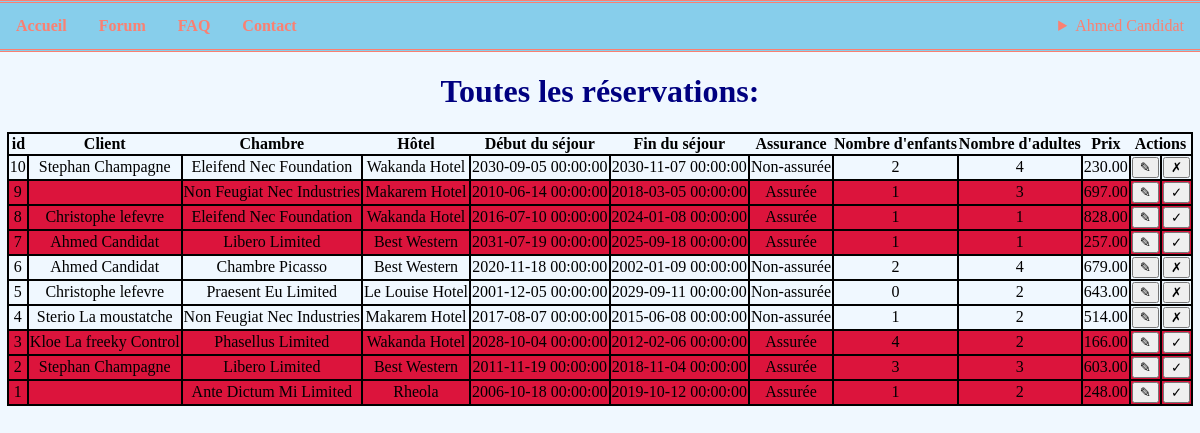
Page /?section=reservationsselectall (signed in) on the committed database.
### tables this page shows
CREATE TABLE IF NOT EXISTS `user` (
  `userId` int(11) NOT NULL AUTO_INCREMENT,
  `firstName` varchar(50) NOT NULL,
  `lastName` varchar(50) NOT NULL,
  `email` varchar(50) NOT NULL,
  `country` varchar(50) NOT NULL,
  `phone` varchar(20) NOT NULL,
  `password` varchar(50) NOT NULL,
  `roleId` int(11) NOT NULL,
  PRIMARY KEY (`userId`),
  FOREIGN KEY (`roleId`) REFERENCES `role`(`roleId`)
);

CREATE TABLE IF NOT EXISTS `reservation` (
  `reservationId` int(11) NOT NULL AUTO_INCREMENT,
  `startDate` datetime NOT NULL,
  `endDate` datetime NOT NULL,
  `insurance` tinyint(1) NOT NULL,
  `isCancelled` tinyint(1) NOT NULL,
  `childrenQuantity` int(1) NOT NULL,
  `adultQuantity` int(1) NOT NULL,
  `totalPrice` decimal(5,2) NOT NULL,
  `roomId` int(11) NOT NULL,
  `userId` int(11) NOT NULL,
  PRIMARY KEY (`reservationId`),
  FOREIGN KEY (`roomId`) REFERENCES `room`(`roomId`),
  FOREIGN KEY (`userId`) REFERENCES `user`(`userId`)
);

CREATE TABLE IF NOT EXISTS `room` (
  `roomId` int(11) NOT NULL AUTO_INCREMENT,
  `roomName` varchar(50) NOT NULL,
  `shortDescription` varchar(250) NOT NULL,
  `longDescription` text NOT NULL,
  `childrenCapacity` int(1) NOT NULL,
  `adultCapacity` int(1) NOT NULL,
  `bathroomQuantity` int(1) NOT NULL,
  `toiletQuantity` int(1) NOT NULL,
  `balcony` tinyint(1) NOT NULL,
  `deleteDate` datetime DEFAULT NULL,
  `isDeleted` tinyint(1) NOT NULL,
  `roomTypeId` int(11) NOT NULL,
  `hostelId` int(11) NOT NULL,
  PRIMARY KEY (`roomId`),
  FOREIGN KEY (`roomTypeId`) REFERENCES `room_type`(`roomTypeId`),
  FOREIGN KEY (`hostelId`) REFERENCES `hostel`(`hostelId`)
);

CREATE TABLE IF NOT EXISTS `hostel` (
  `hostelId` int(11) NOT NULL AUTO_INCREMENT,
  `hostelName` varchar(255) NOT NULL,
  `hostelStars` int(1) NOT NULL,
  `add_postCode` varchar(255) NOT NULL,
  `add_number` int(1) NOT NULL,
  `add_streetName` varchar(255) NOT NULL,
  `add_country` varchar(255) NOT NULL,
  `coo_lat` varchar(255) NOT NULL,
  `coo_long` varchar(255) NOT NULL,
  `phone` varchar(20) NOT NULL,
  `email` varchar(255) NOT NULL,
  `pool` tinyint(1) NOT NULL,
  `valet` tinyint(1) NOT NULL,
  `roomService` tinyint(1) NOT NULL,
  `touristTaxes` int(1) NOT NULL,
  `isDeleted` tinyint(1) NOT NULL,
  `forumId` int(11) NOT NULL,
  PRIMARY KEY (`hostelId`),
  FOREIGN KEY (`forumId`) REFERENCES `forum`(`forumId`)
);

### Controllers/navigation.php (called while the page is built, shortened)
<?php
require_once('Models/User.php');
$client = false;
$admin = false;
if(isset($_SESSION["login"]) && isset($_SESSION["roleId"])){
    $login = $_SESSION["login"];
    $roleId = $_SESSION["roleId"];
    $dbUser = $user->getById($login);
    $userName = $dbUser["firstName"] . " " . $dbUser["lastName"];
    if($roleId == 1){
        $client = true;
    }
    else if($roleId == 2){
        $admin = true;
    }
}
require_once('Views/Pages/navigation.php')
?>

### Models/User.php (called while the page is built, shortened)
<?php
class User extends Connection{
    public function getById ($id){
		$pdo = $this->dbConnection();
		$stmt = $pdo->prepare("SELECT * FROM USER WHERE userId=?");
        $stmt->execute([$id]);
        return $user = $stmt->fetch();
    }
 }
?>

### Models/Reservation.php (called while the page is built, shortened)
<?php
class Reservation extends Connection{
	public function getAll(){
		$pdo = $this->dbConnection();
		$request = "SELECT * FROM reservation ORDER BY reservationId DESC";
		$objects = $pdo->query($request);
		return $objects->fetchAll(PDO::FETCH_ASSOC);
	}
	public function getByIdUser($idUser){
		$pdo = $this->dbConnection();
		$stmt = $pdo->prepare('SELECT * FROM reservation LEFT JOIN user ON reservation.userId = user.userId  WHERE reservation.userId=?');
		$stmt->execute([$idUser]);
		return $reservation = $stmt->fetch();
	}
	public function getRoom($roomId){
		$pdo = $this->dbConnection();
		$stmt = $pdo->prepare("SELECT * FROM room WHERE roomId=?");
		$stmt->execute([$roomId]);
		return $review = $stmt->fetch();
	}
	public function getHostelById($roomId){
		$pdo = $this->dbConnection();
		$stmt = $pdo->prepare("SELECT * FROM room WHERE roomId=?");
		$stmt->execute([$roomId]);
		return $review = $stmt->fetch();
	}
	public function getHostel($hostelId){
		$pdo = $this->dbConnection();
		$stmt = $pdo->prepare("SELECT * FROM hostel WHERE hostelId=?");
		$stmt->execute([$hostelId]);
		return $review = $stmt->fetch();
	}
}

### Controllers/Admin/ReservationsControllers/selectAll.php (the view, shortened to what this page needs)
<?php
require_once("Models/reservation.php");
try
{
	$table = "<table class='tableAdmin'>";
	$table .= "<tr><th>id</th><th>Client</th><th>Chambre</th><th>Hôtel</th><th>Début du séjour</th><th>Fin du séjour</th><th>Assurance</th><th>Nombre d'enfants</th><th>Nombre d'adultes</th><th>Prix</th><th colspan=2>Actions</th></tr>";
	$reservations = $con->getAll();
	foreach ($reservations as $reservation) {
if($reservation["isCancelled"]==1){
		$table .= '<tr style="background-color:crimson;"><td class="tdTableAdmin">' . $reservation['reservationId'] . '</td>';
}
else{
		$table .= '<tr><td class="tdTableAdmin">' . $reservation['reservationId'] . '</td>';
		}
		$table .= '<td class="tdTableAdmin">' . $con->getByIdUser($reservation['userId'])["firstName"]." ".$con->getByIdUser($reservation['userId'])["lastName"].'</td>';
		$table .= '<td class="tdTableAdmin">' . $con->getRoom($reservation['roomId'])["roomName"] . '</td>';
		$table .= '<td class="tdTableAdmin">' . $con->getHostel($con->getHostelById($reservation['roomId'])["hostelId"])["hostelName"] . '</td>';
		$table .= '<td class="tdTableAdmin">' . $reservation['startDate'] . '</td>';
		$table .= '<td class="tdTableAdmin">' . $reservation['endDate'] . '</td>';
		if($reservation['insurance']==0){
			$table .= '<td class="tdTableAdmin">' . "Non-assurée" . '</td>';
		}
		else{
			$table .= '<td class="tdTableAdmin">' . "Assurée" . '</td>';
		}
		$table .= '<td class="tdTableAdmin">' . $reservation['childrenQuantity'] . '</td>';
		$table .= '<td class="tdTableAdmin">' . $reservation['adultQuantity'] . '</td>';
		$table .= '<td class="tdTableAdmin">' . $reservation['totalPrice'] . '</td>';
		$table .= '<td class="tdTableAdmin"><a class="btn-update" href="index.php?section=updatereservation&reservation=' . $reservation["reservationId"].'"><button>&#x270E</button></a></td>';
		if($reservation['isCancelled']==1){
			$table .= '<td class="tdTableAdmin" "><a class="btn-delete" href="index.php?section=undeletereservation&reservation=' . $reservation["reservationId"].'"><button> 	&#x2713;</button></a></td></tr>';
		}
		else{
			$table .= '<td class="tdTableAdmin"><a class="btn-delete" href="index.php?section=deletereservation&reservation=' . $reservation["reservationId"].'"><button>&#10007;</button></a></td></tr>';
		}
	}
	$table.="</table>";
}
catch(PDOException $e)
{
	echo $e->getMessage();
}
?>

### Views/Pages/navigation.php (shortened to what this page needs)
<nav id="navigation">
	<ul class="menu">
		<li class="navigation"><a href=".">Accueil</a></li>
		<li class="navigation"><a href="?section=forum">Forum</a></li>
		<li class="navigation"><a href="?section=faq">FAQ</a></li>
		<li class="navigation"><a href="?section=contact">Contact</a></li>
		<?php
		if($client){
			?>
			<li id="profil">
				<details>
					<summary><?= $userName ?></summary>
					<li><a href="?section=profil">Profil</a></li>
					<li><a href="?section=historique">Historique</a></li>
					<li><a href="?section=deconnexion">Déconnexion</a></li>
				</details>
			</li>
			<?php
		}
		else if($admin){
			?>
			<li id="profil">
				<details>
					<summary><?= $userName ?></summary>
				</details>
			</li>
			<?php
		}
		else{
			?>
			<li class="login navigation" ><a href="?section=login">Login</a></li>
			<?php
		}
		?>
	</ul>
</nav>

### Contents/style.css (style rules this page uses)
body { margin: 0; background-color: aliceblue; }
.menu { list-style-type: none; margin: 0; padding: 0; overflow: hidden; background-color: skyblue; color: salmon; border-top: 3px double salmon; border-bottom: 3px double salmon; }
.navigation { float: left; margin: 0; }
.navigation a { display: block; color: black; text-align: center; padding: 14px 16px; text-decoration: none; color: salmon; font-weight: bold; }
#profil { float: right; padding: 14px 16px; }
a { color: salmon; text-decoration: none; }
.tdTableAdmin { border: 2px solid black; text-align: center; }
.tableAdmin { border: 2px solid black; border-collapse: collapse; margin: 0 auto; }

### rows in the picture
user: userName "Ahmed Candidat"
reservation: reservationId "10", userId.firstName "Stephan", userId.lastName "Champagne", roomId.roomName "Eleifend Nec Foundation", roomId.hostelName "Wakanda Hotel", startDate "2030-09-05 00:00:00", endDate "2030-11-07 00:00:00", insurance "Non-assurée", childrenQuantity "2", adultQuantity "4", totalPrice "230.00"
reservation: reservationId "9", roomId.roomName "Non Feugiat Nec Industries", roomId.hostelName "Makarem Hotel", startDate "2010-06-14 00:00:00", endDate "2018-03-05 00:00:00", insurance "Assurée", childrenQuantity "1", adultQuantity "3", totalPrice "697.00"
reservation: reservationId "8", userId.firstName "Christophe", userId.lastName "lefevre", roomId.roomName "Eleifend Nec Foundation", roomId.hostelName "Wakanda Hotel", startDate "2016-07-10 00:00:00", endDate "2024-01-08 00:00:00", insurance "Assurée", childrenQuantity "1", adultQuantity "1", totalPrice "828.00"
reservation: reservationId "7", userId.firstName "Ahmed", userId.lastName "Candidat", roomId.roomName "Libero Limited", roomId.hostelName "Best Western", startDate "2031-07-19 00:00:00", endDate "2025-09-18 00:00:00", insurance "Assurée", childrenQuantity "1", adultQuantity "1", totalPrice "257.00"
reservation: reservationId "6", userId.firstName "Ahmed", userId.lastName "Candidat", roomId.roomName "Chambre Picasso", roomId.hostelName "Best Western", startDate "2020-11-18 00:00:00", endDate "2002-01-09 00:00:00", insurance "Non-assurée", childrenQuantity "2", adultQuantity "4", totalPrice "679.00"
reservation: reservationId "5", userId.firstName "Christophe", userId.lastName "lefevre", roomId.roomName "Praesent Eu Limited", roomId.hostelName "Le Louise Hotel", startDate "2001-12-05 00:00:00", endDate "2029-09-11 00:00:00", insurance "Non-assurée", childrenQuantity "0", adultQuantity "2", totalPrice "643.00"
reservation: reservationId "4", userId.firstName "Sterio", userId.lastName "La moustatche", roomId.roomName "Non Feugiat Nec Industries", roomId.hostelName "Makarem Hotel", startDate "2017-08-07 00:00:00", endDate "2015-06-08 00:00:00", insurance "Non-assurée", childrenQuantity "1", adultQuantity "2", totalPrice "514.00"
reservation: reservationId "3", userId.firstName "Kloe", userId.lastName "La freeky Control", roomId.roomName "Phasellus Limited", roomId.hostelName "Wakanda Hotel", startDate "2028-10-04 00:00:00", endDate "2012-02-06 00:00:00", insurance "Assurée", childrenQuantity "4", adultQuantity "2", totalPrice "166.00"
reservation: reservationId "2", userId.firstName "Stephan", userId.lastName "Champagne", roomId.roomName "Libero Limited", roomId.hostelName "Best Western", startDate "2011-11-19 00:00:00", endDate "2018-11-04 00:00:00", insurance "Assurée", childrenQuantity "3", adultQuantity "3", totalPrice "603.00"
reservation: reservationId "1", roomId.roomName "Ante Dictum Mi Limited", roomId.hostelName "Rheola", startDate "2006-10-18 00:00:00", endDate "2019-10-12 00:00:00", insurance "Assurée", childrenQuantity "1", adultQuantity "2", totalPrice "248.00"
